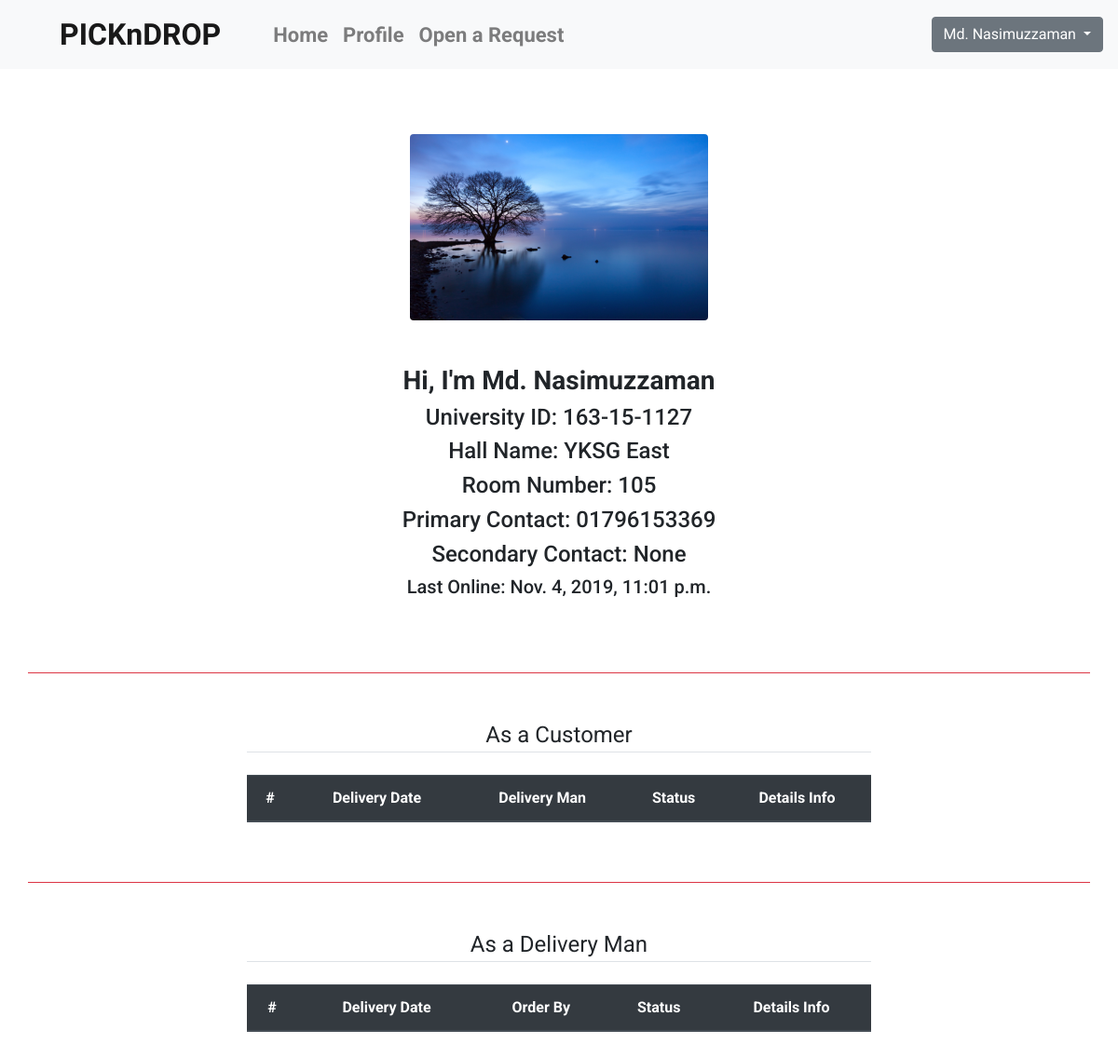
The page /profile/163-15-1127/ (signed in) on the database as committed earlier.
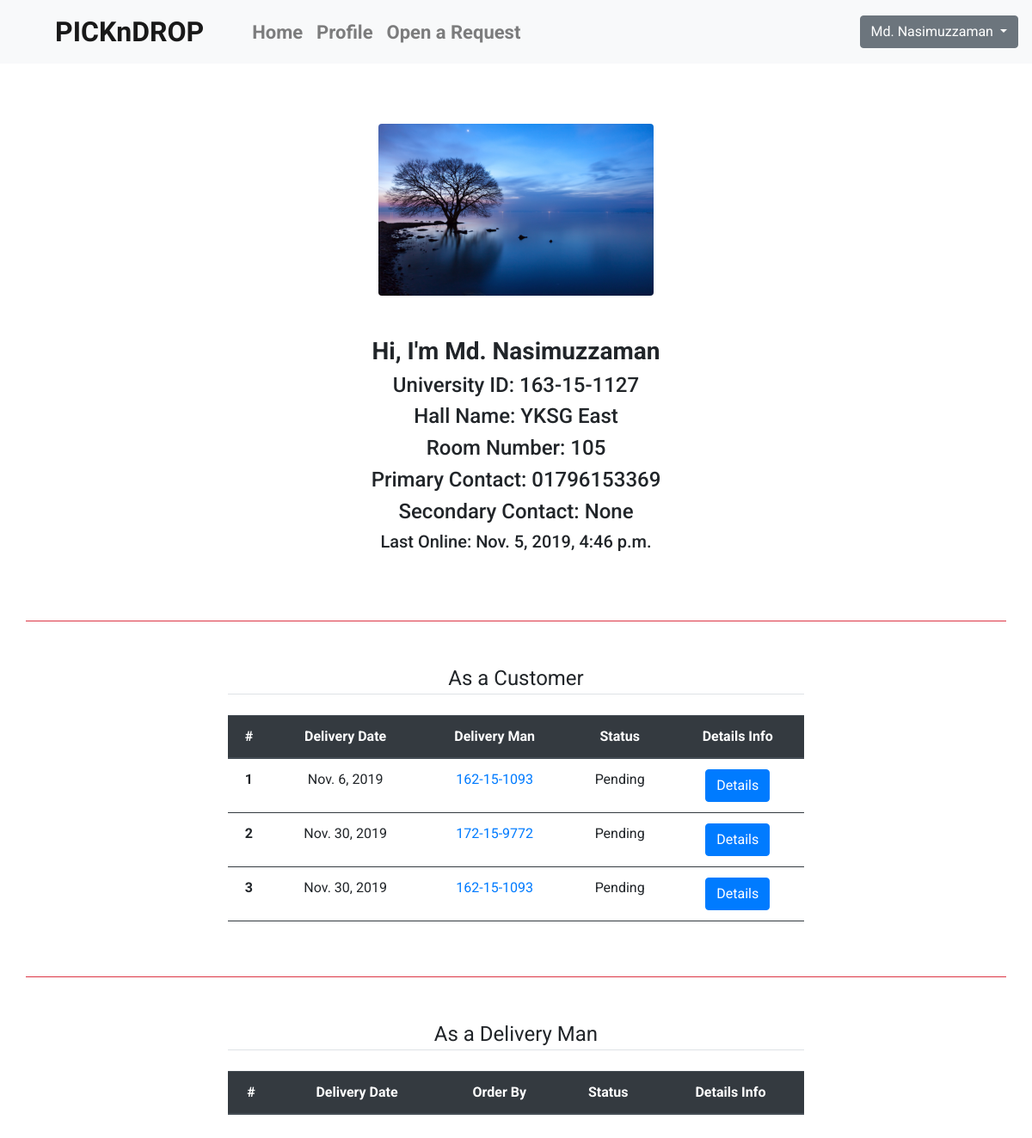
The same page on the database as committed later.
### userprofile/models.py (models this page shows, shortened)
class ProfileEdit(models.Model):
    displayPicture = models.ImageField(upload_to='dp')
    hallName = models.CharField(max_length=1055, choices=c.CHOICES_HallName)
    roomNumber = models.CharField(max_length=3)
    contact1 = models.CharField(max_length=11)
    contact2 = models.CharField(max_length=11, null=True, blank=True)
    profileAuthor = models.OneToOneField(User, on_delete=models.CASCADE)

### deliverytrack/models.py (models this page shows, shortened)
class AcceptOrderRequest(models.Model):
    deliveryMan = models.ForeignKey(ProfileEdit, on_delete=models.CASCADE)
    orderDetails = models.OneToOneField(PostOrderRequest, on_delete=models.CASCADE, null=True)
    acceptTime = models.DateTimeField(auto_now=True)
    delivered = models.BooleanField(default=False)
    deliveryTime = models.DateTimeField(null=True, blank=True)
    pickParcel = models.BooleanField()
    getDelivery = models.BooleanField()
    def get_absolute_url_details(self):
        return reverse('deliver-details', kwargs={'d_id': self.id})

### ordertrack/models.py (models this page shows, shortened)
class PostOrderRequest(models.Model):
    author = models.ForeignKey(ProfileEdit, on_delete=models.CASCADE)
    pickupPointType = models.CharField(max_length=50, choices=c.CHOICES_PickupPointType)
    pickupPoint = models.CharField(max_length=105, choices=c.CHOICES_PickupPoint)
    pickupPointDescription = models.CharField(max_length=2055)
    deliveryPoint = models.CharField(max_length=255, choices=c.CHOICES_HallName)
    parcelType = models.CharField(max_length=255, choices=c.CHOICES_ParcelType)
    parcelDescription = models.CharField(max_length=2055)
    weight = models.DecimalField(decimal_places=2, max_digits=4)
    deliveryDate = models.DateField(help_text="Format: '%Y-%m-%d' i.e. 2006-10-25")
    postDate = models.DateTimeField()
    accepted = models.BooleanField(default=False)
    deliveryCost = models.IntegerField(null=True)

### userprofile/views.py (the view)
# urls.py: path('<str:username>/', v.profile_views, name='profile_views'),
@login_required
def profile_views(request, username):
    try:
        user = User.objects.get(username=username)
    except (TypeError, ValueError, OverflowError, User.DoesNotExist):
        user = None
        return HttpResponse('<h1>No Such User<h1>')
    try:
        profile = ProfileEdit.objects.get(profileAuthor=user)
        order_status = AcceptOrderRequest.objects.filter(
            orderDetails__author__profileAuthor__username=request.user.username,
        ).order_by('orderDetails__deliveryDate') #delivered=True
        delivery_status = AcceptOrderRequest.objects.filter(
            deliveryMan__profileAuthor__username=request.user.username,
        ).order_by('orderDetails__deliveryDate') #delivered=True
    except (TypeError, ValueError, OverflowError, ProfileEdit.DoesNotExist):
        if request.user.username == username:
            return redirect('edit/')
        else:
            return HttpResponse('<h1>Profile Not Complete</h1>')
    context = {
        'profile': profile,
        'delivery_status': delivery_status,
        'order_status': order_status,
    }
    return render(request, 'profile.html', context)

### userprofile/templates/profile.html (shortened to what this page needs)
{% extends 'base.html' %}
{% load static %}
{% block core %}
    <div class="w-100 h-100 mt-5 text-center align-item-center">
        <div class="xyz">
            <img class="mb-5 rounded" src="{{ profile.displayPicture.url }}" alt="User's pic">
            <h3>Hi, I'm {{ profile.profileAuthor.first_name }}</h3>
            <h4>University ID: {{ profile.profileAuthor.username }}</h4>
            <h4>Hall Name: {{ profile.hallName }}</h4>
            <h4>Room Number: {{ profile.roomNumber }}</h4>
            <h4>Primary Contact: {{ profile.contact1 }}</h4>
            <h4>Secondary Contact: {{ profile.contact2 }}</h4>
            <h5>Last Online: {{ profile.profileAuthor.last_login}}</h5>
        </div>
        <br>
    </div>
    <div class=" container mt-5 mb-5 border-bottom border-danger"></div>
    {% if user.username == profile.profileAuthor.username %}
    <div class="container-fluid">
        <div class="row justify-content-center">
            <div class="col col-md-7">
                <legend class="border-bottom mb-4 text-center">As a Customer</legend>
                <table class="table">
                    <thead class="thead-dark">
                        <tr class="text-center">
                            <th scope="col">#</th>
                            <th scope="col">Delivery Date</th>
                            <th scope="col">Delivery Man</th>
                            <th scope="col">Status</th>
                            <th scope="col">Details Info</th>
                        </tr>
                    </thead>
                    <tbody>
                        {% for ds in order_status %}
                            <tr class="text-center" >
                                <th scope="row">{{ forloop.counter }}</th>
                                <td>{{ ds.orderDetails.deliveryDate }}</td>
                                <td><a href="../{{ ds.deliveryMan.profileAuthor }}/">{{ ds.deliveryMan.profileAuthor }}</a></td>
                                {% if ds.delivered %}
                                    <td>Delivered</td>
                                {% else %}
                                    <td>Pending</td>
                                {% endif %}
                                <td><a href="{{ ds.get_absolute_url_details }}" class="btn btn-primary">Details</a></td>
                            </tr>
                        {% endfor %}
                    </tbody>
                </table>
            </div>
        </div>
    </div>
    {% endif %}
    <div class=" container mt-5 mb-5 border-bottom border-danger"></div>
    {% if user.username == profile.profileAuthor.username %}
    <div class="container-fluid">
        <div class="row justify-content-center">
            <div class="col col-md-7">
                <legend class="border-bottom mb-4 text-center">As a Delivery Man</legend>
                <table class="table">
                    <thead class="thead-dark">
                        <tr class="text-center">
                            <th scope="col">#</th>
                            <th scope="col">Delivery Date</th>
                            <th scope="col">Order By</th>
                            <th scope="col">Status</th>
                            <th scope="col">Details Info</th>
                        </tr>
                    </thead>
                </table>
            </div>
        </div>
    </div>
    {% endif %}
    <div style="padding-top: 200px;"> </div>
{% endblock %}

### templates/base.html (shortened to what this page needs)
{% load static %}
<!doctype html>
<html lang="en">
  <head>
    <link rel="stylesheet" href="https://stackpath.bootstrapcdn.com/bootstrap/4.3.1/css/bootstrap.min.css" >
      <link rel="stylesheet" href="{% static 'css/style.css' %}">
  </head>
  <body>
    <nav class="navbar navbar-expand-lg navbar-light bg-light fixed-top" style="background-color: #e3f2fd;">
        <a class="navbar-brand mr-5 ml-5 fon" href="{% url 'home' %}">PICKnDROP</a>
      <div class="collapse navbar-collapse " id="navbarText">
        <ul class="navbar-nav mr-auto">
          <li class="nav-item">
            <a class="nav-link" href="{% url 'home' %}">Home <span class="sr-only">(current)</span></a>
          </li>
          <li class="nav-item">
              {% if user.is_authenticated %}
                  <a class="nav-link" href="../../../../profile/{{ user.username }}/">Profile</a>
              {% else %}
                  <a class="nav-link" href="{% url 'login' %}">Profile</a>
              {% endif %}
          </li>
          <li class="nav-item">
            <a class="nav-link" href="{% url 'request-form' %}">Open a Request</a>
          </li>
        </ul>
        <span class="navbar-text">
            {% if user.is_authenticated %}
                <div class="dropdown">
                  <button class="btn btn-secondary dropdown-toggle" type="button" id="dropdownMenuButton" data-toggle="dropdown" aria-haspopup="true" aria-expanded="false">
                      {{ user.first_name }}
                  </button>
                </div>
            {% else %}
                <a href="{% url 'login' %}" class="btn btn-secondary" >Login</a>
            {% endif %}
        </span>
      </div>
    </nav>
    <div  style="padding-top: 6em;"></div>
    {% block core %}
    {% endblock %}
  </body>
</html>

### static/css/style.css (style rules this page uses)
body { font-family: 'Roboto', sans-serif; width: 100%; }
h3 { font-weight: bold; }
img { height: 200px; }
table, td, th { border-bottom: 1px solid #343A40; }
ul li a { font-size: 22px; font-weight: bold; }
.fon { font-family: 'Staatliches', cursive; !important; font-weight: bold; font-size: 2em; }
.table tr { cursor: pointer; }

Rows that differ between the two databases and show on the page:
changed through a linked row, ProfileEdit "YKSG East": profileAuthor.last_login "Nov. 4, 2019, 11:01 p.m." → "Nov. 5, 2019, 4:46 p.m."
added AcceptOrderRequest: orderDetails.deliveryDate "Nov. 6, 2019", deliveryMan.profileAuthor "162-15-1093", delivered "Pending"
added AcceptOrderRequest: orderDetails.deliveryDate "Nov. 30, 2019", deliveryMan.profileAuthor "172-15-9772", delivered "Pending"
added AcceptOrderRequest: orderDetails.deliveryDate "Nov. 30, 2019", deliveryMan.profileAuthor "162-15-1093", delivered "Pending"
